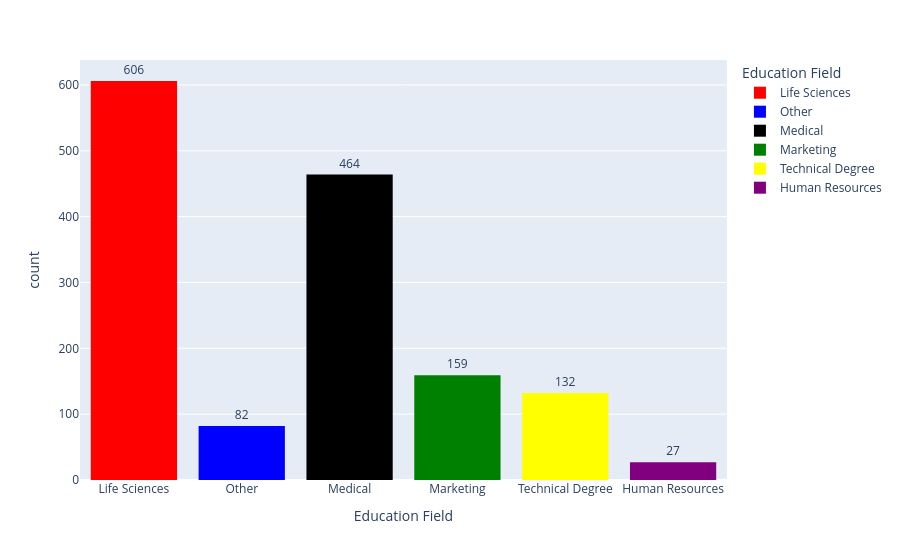

Notebook cell for this chart:
### Code cell
fig = px.histogram(df, x='Education Field', color='Education Field', color_discrete_sequence=['red','blue','black','green','yellow','purple'], text_auto=True)
fig.update_traces(textposition='outside')
fig.show()

### Figure 1 — Plotly figure (JSON) as saved in the notebook; plotly's stock layout.template omitted (floating-point values rounded to 4 significant figures; data arrays with more than 128 entries replaced by an {"elided": "..."} marker saying what was removed)
{"data": [{"bingroup": "x", "hovertemplate": "Education Field=%{x}<br>count=%{y}<extra></extra>", "legendgroup": "Life Sciences", "marker": {"color": "red", "pattern": {"shape": ""}}, "name": "Life Sciences", "orientation": "v", "showlegend": true, "textposition": "outside", "texttemplate": "%{value}", "type": "histogram", "x": {"elided": "606 str values"}, "xaxis": "x", "yaxis": "y"}, {"bingroup": "x", "hovertemplate": "Education Field=%{x}<br>count=%{y}<extra></extra>", "legendgroup": "Other", "marker": {"color": "blue", "pattern": {"shape": ""}}, "name": "Other", "orientation": "v", "showlegend": true, "textposition": "outside", "texttemplate": "%{value}", "type": "histogram", "x": ["Other", "Other", "Other", "Other", "Other", "Other", "Other", "Other", "Other", "Other", "Other", "Other", "Other", "Other", "Other", "Other", "Other", "Other", "Other", "Other", "Other", "Other", "Other", "Other", "Other", "Other", "Other", "Other", "Other", "Other", "Other", "Other", "Other", "Other", "Other", "Other", "Other", "Other", "Other", "Other", "Other", "Other", "Other", "Other", "Other", "Other", "Other", "Other", "Other", "Other", "Other", "Other", "Other", "Other", "Other", "Other", "Other", "Other", "Other", "Other", "Other", "Other", "Other", "Other", "Other", "Other", "Other", "Other", "Other", "Other", "Other", "Other", "Other", "Other", "Other", "Other", "Other", "Other", "Other", "Other", "Other", "Other"], "xaxis": "x", "yaxis": "y"}, {"bingroup": "x", "hovertemplate": "Education Field=%{x}<br>count=%{y}<extra></extra>", "legendgroup": "Medical", "marker": {"color": "black", "pattern": {"shape": ""}}, "name": "Medical", "orientation": "v", "showlegend": true, "textposition": "outside", "texttemplate": "%{value}", "type": "histogram", "x": {"elided": "464 str values"}, "xaxis": "x", "yaxis": "y"}, {"bingroup": "x", "hovertemplate": "Education Field=%{x}<br>count=%{y}<extra></extra>", "legendgroup": "Marketing", "marker": {"color": "green", "pattern": {"shape": ""}}, "name": "Marketing", "orientation": "v", "showlegend": true, "textposition": "outside", "texttemplate": "%{value}", "type": "histogram", "x": {"elided": "159 str values"}, "xaxis": "x", "yaxis": "y"}, {"bingroup": "x", "hovertemplate": "Education Field=%{x}<br>count=%{y}<extra></extra>", "legendgroup": "Technical Degree", "marker": {"color": "yellow", "pattern": {"shape": ""}}, "name": "Technical Degree", "orientation": "v", "showlegend": true, "textposition": "outside", "texttemplate": "%{value}", "type": "histogram", "x": {"elided": "132 str values"}, "xaxis": "x", "yaxis": "y"}, {"bingroup": "x", "hovertemplate": "Education Field=%{x}<br>count=%{y}<extra></extra>", "legendgroup": "Human Resources", "marker": {"color": "purple", "pattern": {"shape": ""}}, "name": "Human Resources", "orientation": "v", "showlegend": true, "textposition": "outside", "texttemplate": "%{value}", "type": "histogram", "x": ["Human Resources", "Human Resources", "Human Resources", "Human Resources", "Human Resources", "Human Resources", "Human Resources", "Human Resources", "Human Resources", "Human Resources", "Human Resources", "Human Resources", "Human Resources", "Human Resources", "Human Resources", "Human Resources", "Human Resources", "Human Resources", "Human Resources", "Human Resources", "Human Resources", "Human Resources", "Human Resources", "Human Resources", "Human Resources", "Human Resources", "Human Resources"], "xaxis": "x", "yaxis": "y"}], "layout": {"barmode": "relative", "legend": {"title": {"text": "Education Field"}, "tracegroupgap": 0}, "margin": {"t": 60}, "xaxis": {"anchor": "y", "categoryarray": ["Life Sciences", "Other", "Medical", "Marketing", "Technical Degree", "Human Resources"], "categoryorder": "array", "domain": [0, 1], "title": {"text": "Education Field"}}, "yaxis": {"anchor": "x", "domain": [0, 1], "title": {"text": "count"}}}}
